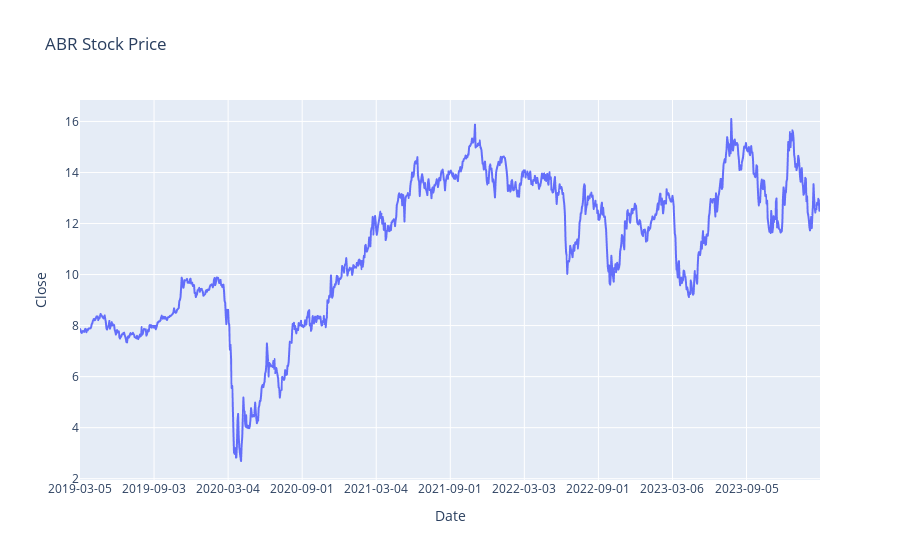

Notebook cell for this chart:
### Code cell
# Display the stock price (5Y)
fig = px.line(stockData, x='Date', y='Close', title='ABR Stock Price')
fig.update_xaxes(type='category', nticks=10)
fig.show()

### Figure 1 — Plotly figure (JSON) as saved in the notebook; plotly's stock layout.template omitted (floating-point values rounded to 4 significant figures; data arrays with more than 128 entries replaced by an {"elided": "..."} marker saying what was removed)
{"data": [{"hovertemplate": "Date=%{x}<br>Close=%{y}<extra></extra>", "legendgroup": "", "line": {"color": "#636efa", "dash": "solid"}, "marker": {"symbol": "circle"}, "mode": "lines", "name": "", "showlegend": false, "type": "scattergl", "x": {"elided": "1260 str values"}, "xaxis": "x", "y": {"elided": "1260 float values"}, "yaxis": "y"}], "layout": {"legend": {"tracegroupgap": 0}, "title": {"text": "ABR Stock Price"}, "xaxis": {"anchor": "y", "domain": [0, 1], "nticks": 10, "title": {"text": "Date"}, "type": "category"}, "yaxis": {"anchor": "x", "domain": [0, 1], "title": {"text": "Close"}}}}
